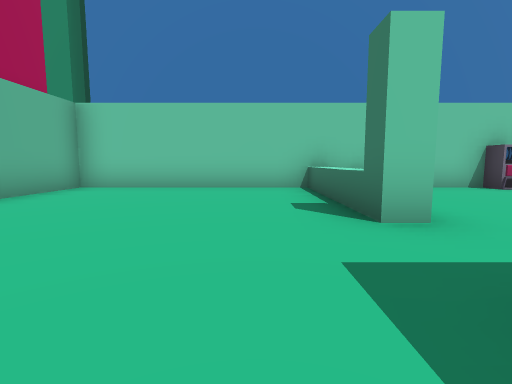
view 1 (above)

12 first-person views from a walk through a Godot game level. The camera is 1.2 m above the floor, tilts 6° down and sees 85° across. The floor is counted in squares, 2 m on a side. Each view is taken from the middle of a square. On the plan, view 1 faces up. The plan holds only what a view shows up to about 9 squares ahead; the rest is blank. The place goes on beyond the plan.

view 2
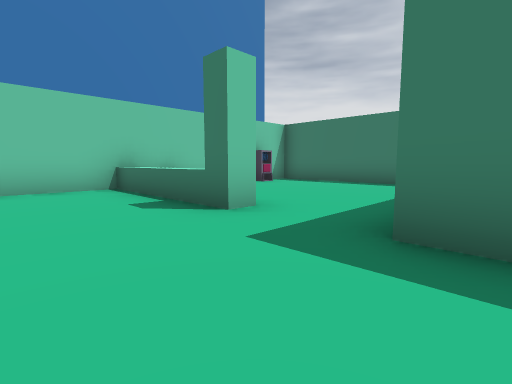

view 3
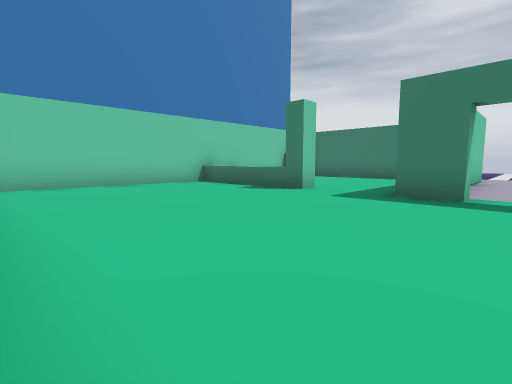

view 4
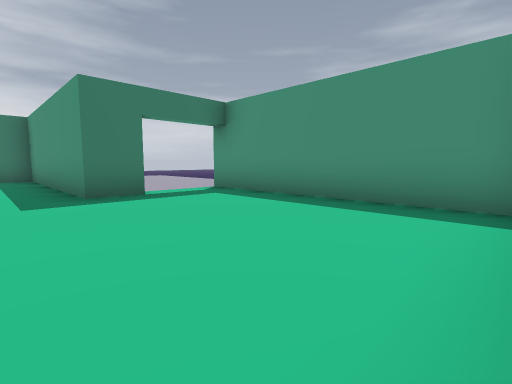

view 5
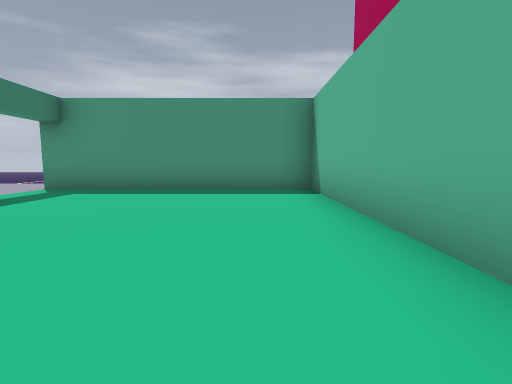

view 6
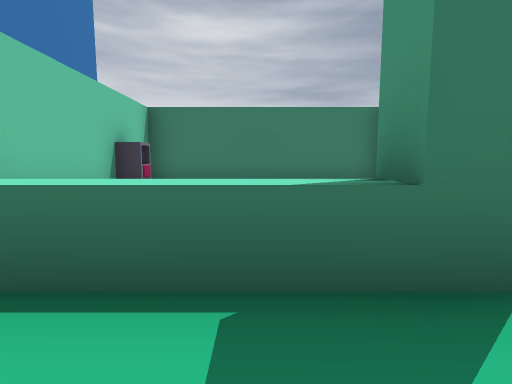

view 7
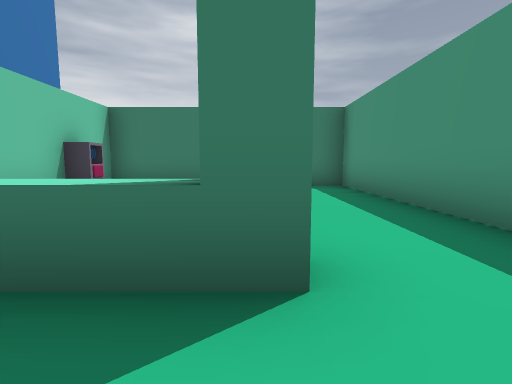

view 8
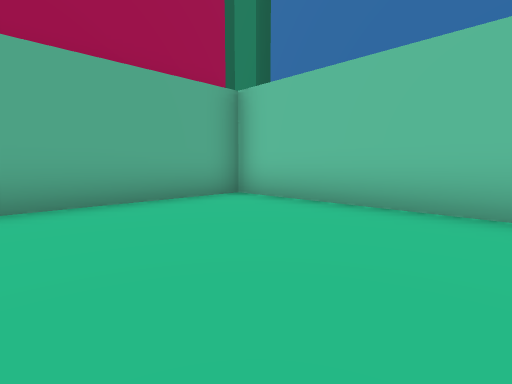

view 9
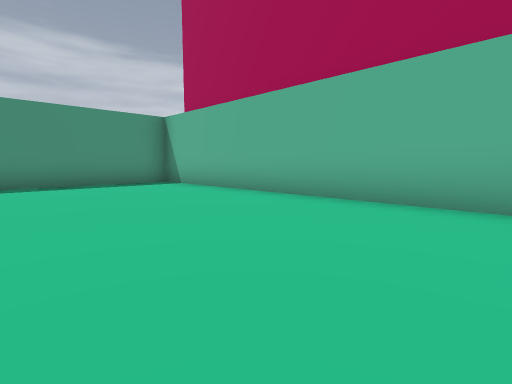

view 10
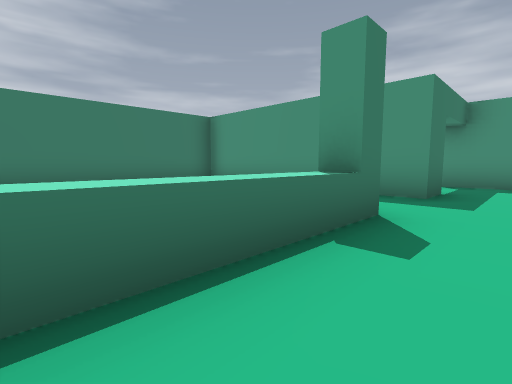

view 11
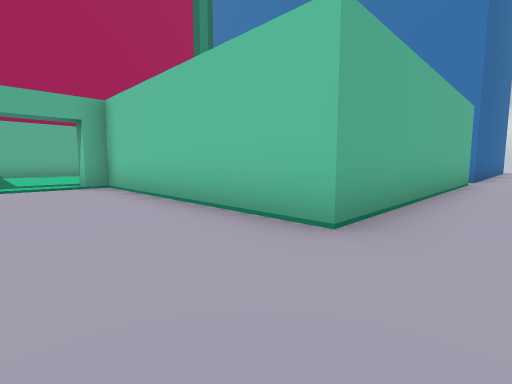

view 12
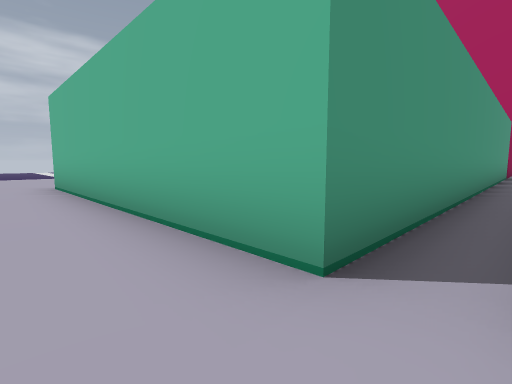

### Floor plan
Key: @ floor where view 1 was taken; # wall or solid block; . floor; ^ raised ledge; O other object.
Columns run from 5 left of view 1 to 9 right of it. Each row starts with its distance up from view 1.
 10             #
  9             #.
  8      ..........
  7 #############..
  6 #.....^....O#..
  5 #.....^.....#..
  4 #.....^.....#..
  3 #.....#.....#..
  2 #...........#..
  1 #.....#######..
  0 #....@#........
 -1 #..............
 -2 #######........
 -3        ...
 -4         ..

Where each view was taken, in squares from view 1:
view 1: 0 up, 0 right, facing up
view 2: 0 up, 1 left, facing up-right
view 3: 1 down, 4 left, facing up-right
view 4: 2 up, 4 left, facing down-right
view 5: 4 up, 3 left, facing down
view 6: 4 up, 0 right, facing right
view 7: 3 up, 0 right, facing right
view 8: 3 up, 0 right, facing up-left
view 9: 6 up, 0 right, facing down-left
view 10: 6 up, 0 right, facing down-right
view 11: 2 down, 9 right, facing up-left
view 12: 8 up, 9 right, facing down-left
